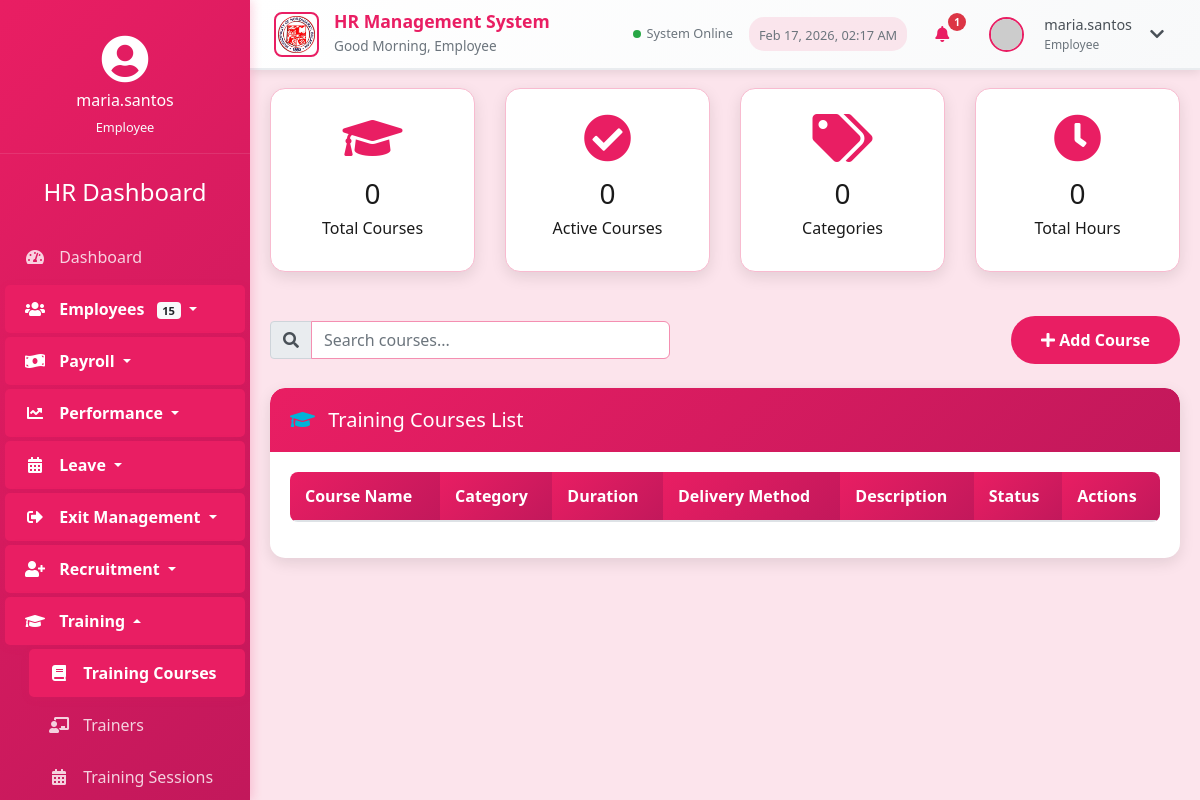
/training_courses.php (signed in), run on an earlier commit of the app's database.
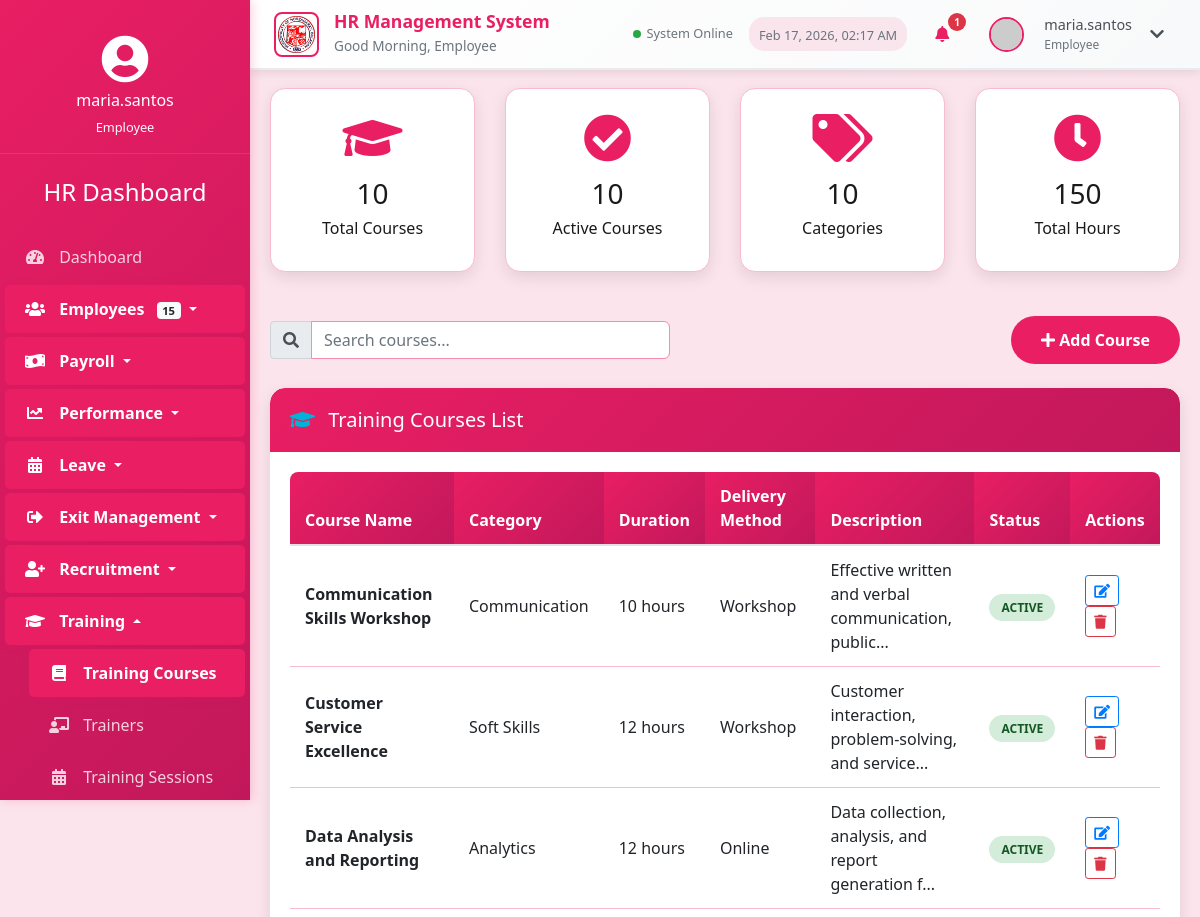
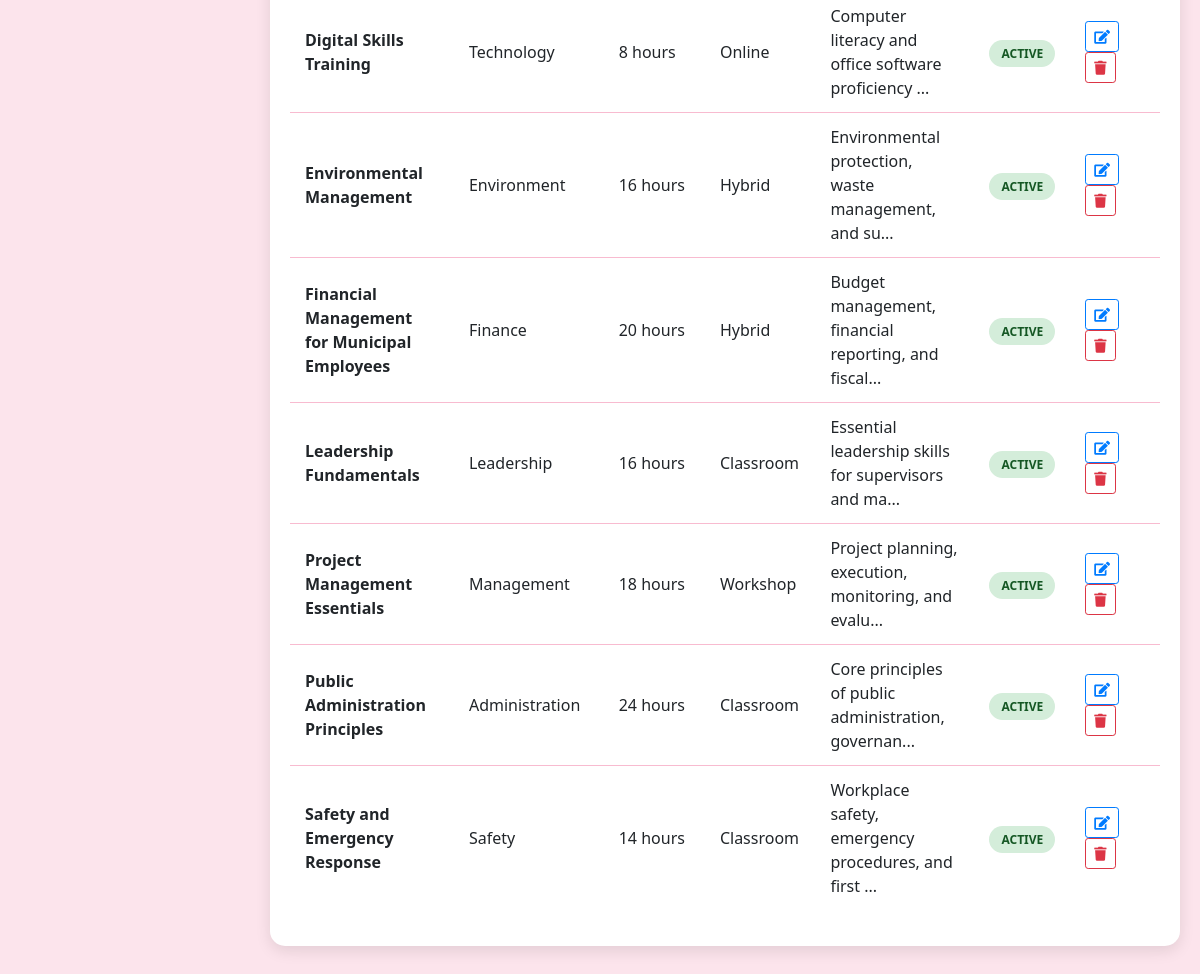
And on a later commit of the database (2 pictures, top to bottom).
### tables this page shows
CREATE TABLE training_courses (
    course_id INT AUTO_INCREMENT PRIMARY KEY,
    course_name VARCHAR(255) NOT NULL,
    description TEXT,
    category VARCHAR(100),
    delivery_method ENUM('Online', 'Classroom', 'Workshop', 'Self-paced', 'Hybrid') NOT NULL,
    duration INT COMMENT 'Duration in hours',
    max_participants INT,
    prerequisites TEXT,
    materials_url VARCHAR(255),
    status ENUM('Active', 'Inactive', 'In Development') DEFAULT 'Active',
    created_at TIMESTAMP DEFAULT CURRENT_TIMESTAMP,
    updated_at TIMESTAMP DEFAULT CURRENT_TIMESTAMP ON UPDATE CURRENT_TIMESTAMP
);

### training_courses.php (the view, shortened to what the changed rows need)
<?php
require_once 'config.php';
$pdo = $conn;
try {
    $stmt = $pdo->query("SELECT * FROM training_courses ORDER BY course_name");
    $courses = $stmt->fetchAll(PDO::FETCH_ASSOC);
} catch (PDOException $e) {
    $courses = [];
    $message = "Error fetching courses: " . $e->getMessage();
    $messageType = "error";
}
try {
    $stmt = $pdo->query("SELECT COUNT(*) as total FROM training_courses");
    $totalCourses = $stmt->fetch(PDO::FETCH_ASSOC)['total'];
    $stmt = $pdo->query("SELECT COUNT(*) as active FROM training_courses WHERE status = 'Active'");
    $activeCourses = $stmt->fetch(PDO::FETCH_ASSOC)['active'];
    $stmt = $pdo->query("SELECT COUNT(DISTINCT category) as categories FROM training_courses");
    $courseCategories = $stmt->fetch(PDO::FETCH_ASSOC)['categories'];
    $stmt = $pdo->query("SELECT SUM(duration) as total_hours FROM training_courses WHERE status = 'Active'");
    $totalHours = $stmt->fetch(PDO::FETCH_ASSOC)['total_hours'] ?: 0;
} catch (PDOException $e) {
    $totalCourses = 0;
    $activeCourses = 0;
    $courseCategories = 0;
    $totalHours = 0;
}
?>
<!DOCTYPE html>
<html lang="en">
<head>
    <link rel="stylesheet" href="https://stackpath.bootstrapcdn.com/bootstrap/4.5.2/css/bootstrap.min.css">
    <link rel="stylesheet" href="https://cdnjs.cloudflare.com/ajax/libs/font-awesome/5.15.1/css/all.min.css">
    <link rel="stylesheet" href="styles.css?v=rose">
</head>
<body>
    <div class="container-fluid">
        <div class="row">
            <div class="main-content">
                <h2 class="section-title">Training Courses Management</h2>
                <div class="row mb-4">
                    <div class="col-md-3">
                        <div class="stats-card">
                            <i class="fas fa-graduation-cap"></i>
                            <h3><?php echo $totalCourses; ?></h3>
                            <h6>Total Courses</h6>
                        </div>
                    </div>
                    <div class="col-md-3">
                        <div class="stats-card">
                            <i class="fas fa-check-circle"></i>
                            <h3><?php echo $activeCourses; ?></h3>
                            <h6>Active Courses</h6>
                        </div>
                    </div>
                    <div class="col-md-3">
                        <div class="stats-card">
                            <i class="fas fa-tags"></i>
                            <h3><?php echo $courseCategories; ?></h3>
                            <h6>Categories</h6>
                        </div>
                    </div>
                    <div class="col-md-3">
                        <div class="stats-card">
                            <i class="fas fa-clock"></i>
                            <h3><?php echo $totalHours; ?></h3>
                            <h6>Total Hours</h6>
                        </div>
                    </div>
                </div>
                <div class="card">
                    <div class="card-body">
                        <div class="table-responsive">
                            <table class="table table-hover">
                                <thead>
                                    <tr>
                                        <th>Course Name</th>
                                        <th>Category</th>
                                        <th>Duration</th>
                                        <th>Delivery Method</th>
                                        <th>Description</th>
                                        <th>Status</th>
                                        <th>Actions</th>
                                    </tr>
                                </thead>
                                <tbody>
                                    <?php foreach ($courses as $course): ?>
                                    <tr>
                                        <td><strong><?php echo htmlspecialchars($course['course_name']); ?></strong></td>
                                        <td><?php echo htmlspecialchars($course['category']); ?></td>
                                        <td><?php echo $course['duration']; ?> hours</td>
                                        <td><?php echo htmlspecialchars($course['delivery_method']); ?></td>
                                        <td><?php echo htmlspecialchars(substr($course['description'], 0, 50)) . (strlen($course['description']) > 50 ? '...' : ''); ?></td>
                                        <td>
                                            <span class="status-badge status-<?php echo strtolower($course['status']); ?>">
                                                <?php echo htmlspecialchars($course['status']); ?>
                                            </span>
                                        </td>
                                        <td>
                                            <button class="btn btn-sm btn-outline-primary" onclick="editCourse(<?php echo $course['course_id']; ?>)">
                                                <i class="fas fa-edit"></i>
                                            </button>
                                            <button class="btn btn-sm btn-outline-danger" onclick="deleteCourse(<?php echo $course['course_id']; ?>)">
                                                <i class="fas fa-trash"></i>
                                            </button>
                                        </td>
                                    </tr>
                                    <?php endforeach; ?>
                                </tbody>
                            </table>
                        </div>
                    </div>
                </div>
            </div>
        </div>
    </div>
</body>
</html>

What changed in the data, as far as the page shows it:
added training_courses: course_name "Communication Skills Workshop", category "Communication", duration "10", delivery_method "Workshop", description "Effective written and verbal communication, public", status "ACTIVE"
added training_courses: course_name "Customer Service Excellence", category "Soft Skills", duration "12", delivery_method "Workshop", description "Customer interaction, problem-solving, and service", status "ACTIVE"
added training_courses: course_name "Data Analysis and Reporting", category "Analytics", duration "12", delivery_method "Online", description "Data collection, analysis, and report generation f", status "ACTIVE"
added training_courses: course_name "Digital Skills Training", category "Technology", duration "8", delivery_method "Online", description "Computer literacy and office software proficiency", status "ACTIVE"
added training_courses: course_name "Environmental Management", category "Environment", duration "16", delivery_method "Hybrid", description "Environmental protection, waste management, and su", status "ACTIVE"
added training_courses: course_name "Financial Management for Municipal Employees", category "Finance", duration "20", delivery_method "Hybrid", description "Budget management, financial reporting, and fiscal", status "ACTIVE"
added training_courses: course_name "Leadership Fundamentals", category "Leadership", duration "16", delivery_method "Classroom", description "Essential leadership skills for supervisors and ma", status "ACTIVE"
added training_courses: course_name "Project Management Essentials", category "Management", duration "18", delivery_method "Workshop", description "Project planning, execution, monitoring, and evalu", status "ACTIVE"
added training_courses: course_name "Public Administration Principles", category "Administration", duration "24", delivery_method "Classroom", description "Core principles of public administration, governan", status "ACTIVE"
added training_courses: course_name "Safety and Emergency Response", category "Safety", duration "14", delivery_method "Classroom", description "Workplace safety, emergency procedures, and first", status "ACTIVE"
Also different on the page:
$totalCourses: "0" → "10"
$activeCourses: "0" → "10"
$courseCategories: "0" → "10"
$totalHours: "0" → "150"
